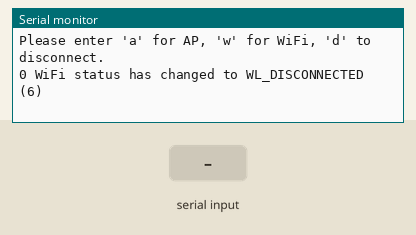
This sketch was run on a simulated Arduino MKR. On the bench: the last lines printed to the serial monitor. The inputs (shaded band) are chosen by the test bench. WiFi joins after 1.5 s; servers stay silent unless stated; not simulated (calls return 0 or success): secrets.h.

Above: at 1.2 s.
1.3 s: "a" received over Serial
At 2.0 s:
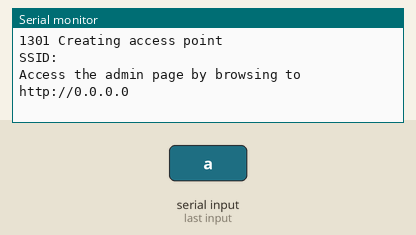
2.8 s: "w" received over Serial
At 4.0 s:
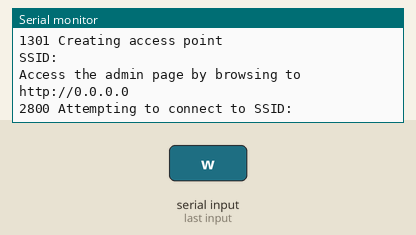

The sketch:

test-server.ino
```cpp
#include <SPI.h>
#include <WiFiNINA.h>
#include <WiFiUdp.h>

#include "secrets.h" //supply your own
char ssid[] = SECRET_SSID; // your network SSID (name)
char pass[] = SECRET_PASS; // your network password (use for WPA, or use as key for WEP)

unsigned int localPort = 2395; // local port to listen for UDP packets
IPAddress timeServer(129, 6, 15, 28); // time.nist.gov NTP server
const int NTP_PACKET_SIZE = 48; // NTP time stamp is in the first 48 bytes of the message
byte packetBuffer[ NTP_PACKET_SIZE]; //buffer to hold incoming and outgoing packets
WiFiUDP Udp; // A UDP instance to let us send and receive packets over UDP

WiFiServer server(80);


void setup() {
  Serial.begin(9600);
  while(!Serial); //only works on 33 IOT

  //Check status of wifi module up front
  if(WiFi.status()==WL_NO_MODULE){ Serial.println("Communication with WiFi module failed!"); while(true); }
  else if(WiFi.firmwareVersion()<WIFI_FIRMWARE_LATEST_VERSION) Serial.println("Please upgrade the firmware");

  //Create the server and UDP objects before WiFi is even going
  server.begin();
  Udp.begin(localPort);
  Serial.println(F("Please enter 'a' for AP, 'w' for WiFi, 'd' to disconnect."));
}

unsigned long millisLast = 0;
void loop() {
  //Every 5 seconds, if WiFi (not AP) is connected, make a UDP call to NTP
  if(millis()-millisLast > 5000) { millisLast+=5000; if(WiFi.status()==WL_CONNECTED) startNTP(); }
  //Every loop, check for serial input, UDP response, client connection, or change in WiFi status
  checkSerialInput();
  checkForNTPResponse();
  checkForClients();
  checkForWiFiStatusChange(); //just for serial logging
}


void startWiFi(){
  WiFi.disconnect(); //if AP is going, stop it
  checkForWiFiStatusChange(); //just for serial logging
  Serial.println(); Serial.print(millis()); Serial.print(F(" Attempting to connect to SSID: ")); Serial.println(ssid);
  WiFi.begin(ssid, pass); //hangs while connecting
  if(WiFi.status()==WL_CONNECTED){ //did it work?
    Serial.print(millis()); Serial.println(" Connected!");
    Serial.print("SSID: "); Serial.println(WiFi.SSID());
    Serial.print("Signal strength (RSSI):"); Serial.print(WiFi.RSSI()); Serial.println(" dBm");
    Serial.print("Access the admin page by browsing to http://"); Serial.println(WiFi.localIP());
    //server.begin() was formerly here
  }
  else Serial.println(" Wasn't able to connect.");
  checkForWiFiStatusChange(); //just for serial logging
} //end fn startWiFi

void startAP(){
  WiFi.disconnect(); //if wifi is going, stop it
  checkForWiFiStatusChange(); //just for serial logging
  Serial.println(); Serial.print(millis()); Serial.println(" Creating access point");
  if(WiFi.beginAP("Clock")==WL_AP_LISTENING){ //Change "beginAP" if you want to create an WEP network
    Serial.print("SSID: "); Serial.println(WiFi.SSID());
    //by default the local IP address of will be 192.168.4.1 - override with WiFi.config(IPAddress(10, 0, 0, 1));
    Serial.print("Access the admin page by browsing to http://"); Serial.println(WiFi.localIP());
    //server.begin() was formerly here
  }
  else Serial.println(" Wasn't able to create access point.");
  checkForWiFiStatusChange(); //just for serial logging
} //end fn startAP

bool ntpStartLast = 0;
void startNTP(){ //Called at intervals to check for ntp time
  if(WiFi.status()!=WL_CONNECTED) return;
  if(ntpStartLast!=0 && millis()-ntpStartLast < 3000) return; //do not send more than one request within 3 seconds
  Serial.println();
  ntpStartLast = millis();
  Udp.flush(); //in case of old data
  //Udp.stop() was formerly here
  Serial.print(millis()); Serial.println(" Sending UDP packet to NTP server.");
  memset(packetBuffer, 0, NTP_PACKET_SIZE); // set all bytes in the buffer to 0
  // Initialize values needed to form NTP request
  packetBuffer[0] = 0b11100011;   // LI, Version, Mode
  packetBuffer[1] = 0;     // Stratum, or type of clock
  packetBuffer[2] = 6;     // Polling Interval
  packetBuffer[3] = 0xEC;  // Peer Clock Precision
  // 8 bytes of zero for Root Delay & Root Dispersion
  packetBuffer[12]  = 49;
  packetBuffer[13]  = 0x4E;
  packetBuffer[14]  = 49;
  packetBuffer[15]  = 52;
  Serial.print("Udp.beginPacket: "); Serial.println(Udp.beginPacket(timeServer, 123)); //NTP requests are to port 123
  Udp.write(packetBuffer, NTP_PACKET_SIZE);
  Serial.print("Udp.endPacket: "); Serial.println(Udp.endPacket());
} //end fn startNTP

void checkForNTPResponse(){ //Called on every cycle to see if there is an ntp response to handle
  if(!ntpStartLast) return;
  if(!Udp.parsePacket()) return;
  // We've received a packet, read the data from it
  Udp.read(packetBuffer, NTP_PACKET_SIZE); // read the packet into the buffer
  unsigned long ntpTime = (packetBuffer[40] << 24) | (packetBuffer[41] << 16) | (packetBuffer[42] << 8) | packetBuffer[43];
  Serial.print(millis()); Serial.print(" Received UDP packet from NTP server. Time is "); Serial.println(ntpTime);
  Udp.flush(); //in case of extraneous(?) data
  //Udp.stop() was formerly here
  ntpStartLast = 0;
} //end fn checkNTP

void checkForClients(){
  if(WiFi.status()!=WL_CONNECTED && WiFi.status()!=WL_AP_CONNECTED) return;
  WiFiClient client = server.available();
  if(client){
    Serial.print(millis()); Serial.println(" Got client.");
    client.flush(); //in this test, ignore what the client has to say
    client.stop();
  }
}

int statusLast;
void checkForWiFiStatusChange(){
  if(WiFi.status()!=statusLast){
    Serial.print(millis()); Serial.print(F(" WiFi status has changed to "));
    statusLast = WiFi.status();
    switch(statusLast){
      case WL_IDLE_STATUS: Serial.print(F("WL_IDLE_STATUS")); break;
      case WL_NO_SSID_AVAIL: Serial.print(F("WL_NO_SSID_AVAIL")); break;
      case WL_SCAN_COMPLETED: Serial.print(F("WL_SCAN_COMPLETED")); break;
      case WL_CONNECTED: Serial.print(F("WL_CONNECTED")); break;
      case WL_CONNECT_FAILED: Serial.print(F("WL_CONNECT_FAILED")); break;
      case WL_CONNECTION_LOST: Serial.print(F("WL_CONNECTION_LOST")); break;
      case WL_DISCONNECTED: Serial.print(F("WL_DISCONNECTED")); break;
      case WL_AP_LISTENING: Serial.print(F("WL_AP_LISTENING")); break;
      case WL_AP_CONNECTED: Serial.print(F("WL_AP_CONNECTED")); break;
      default: break;
    }
    Serial.print(F(" (")); Serial.print(WiFi.status()); Serial.println(F(")"));
  }
}

//Serial input for control
int incomingByte   = 0;
void checkSerialInput(){
  if(Serial.available()>0){
    incomingByte   = Serial.read();
    switch(incomingByte){
      case 97: //a
        startAP(); break;
      case 119: //w
        startWiFi(); break;
      case 100: //d
        WiFi.disconnect(); break;
      default: break;
    }
  }
}
```

Measured:
- after the input at 1.3 s, the serial monitor: prints a new line at once (image 1)
- after the input at 2.8 s, the serial monitor: prints a new line at once (image 2)
